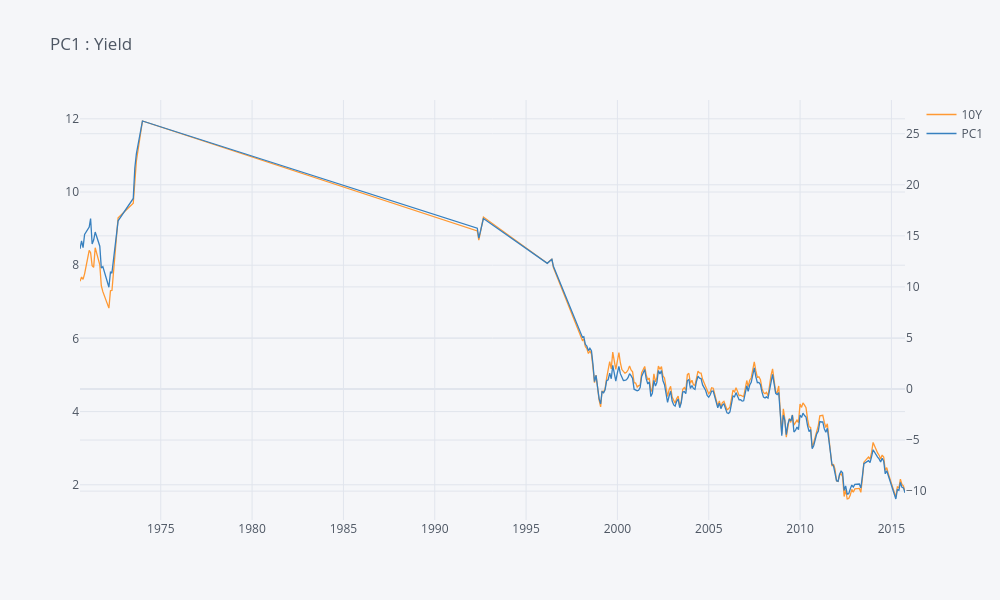

Notebook code for this chart:
### Code cell
level.iplot(title='PC1 : Yield',secondary_y='PC1')

### Figure 1 — Plotly figure (JSON) as saved in the notebook; plotly's stock layout.template omitted (floating-point values rounded to 4 significant figures; data arrays with more than 128 entries replaced by an {"elided": "..."} marker saying what was removed)
{"data": [{"line": {"color": "rgba(255, 153, 51, 1.0)", "dash": "solid", "shape": "linear", "width": 1.3}, "mode": "lines", "name": "10Y", "text": "", "type": "scatter", "x": {"elided": "231 str values"}, "y": {"elided": "231 float values"}}, {"line": {"color": "rgba(55, 128, 191, 1.0)", "dash": "solid", "shape": "linear", "width": 1.3}, "mode": "lines", "name": "PC1", "text": "", "type": "scatter", "x": {"elided": "231 str values"}, "xaxis": "x", "y": {"elided": "231 float values"}, "yaxis": "y2"}], "layout": {"height": 600, "legend": {"bgcolor": "#F5F6F9", "font": {"color": "#4D5663"}}, "paper_bgcolor": "#F5F6F9", "plot_bgcolor": "#F5F6F9", "title": {"font": {"color": "#4D5663"}, "text": "PC1 : Yield"}, "width": 1000, "xaxis": {"gridcolor": "#E1E5ED", "showgrid": true, "tickfont": {"color": "#4D5663"}, "title": {"font": {"color": "#4D5663"}, "text": ""}, "zerolinecolor": "#E1E5ED"}, "yaxis": {"gridcolor": "#E1E5ED", "showgrid": true, "tickfont": {"color": "#4D5663"}, "title": {"font": {"color": "#4D5663"}, "text": ""}, "zerolinecolor": "#E1E5ED"}, "yaxis2": {"anchor": "x", "gridcolor": "#E1E5ED", "overlaying": "y", "showgrid": true, "side": "right", "tickfont": {"color": "#4D5663"}, "title": {"text": ""}, "zerolinecolor": "#E1E5ED"}}}
